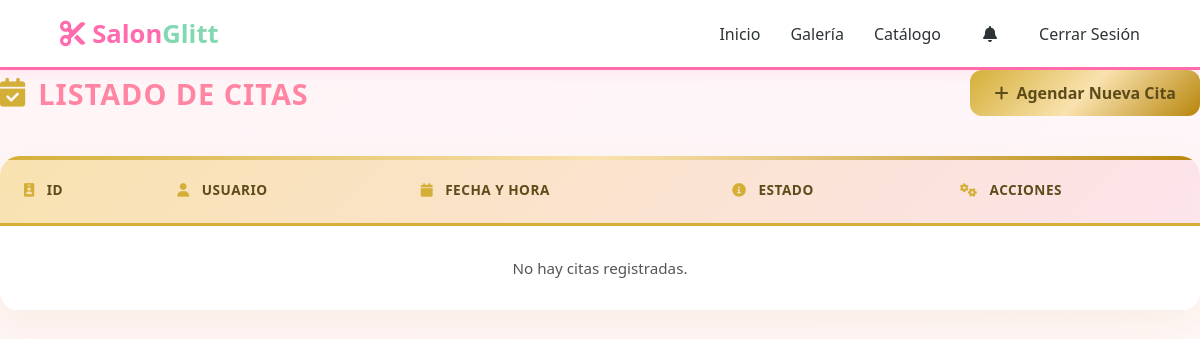
The page /Citas/citas (signed in) on the database as committed earlier.
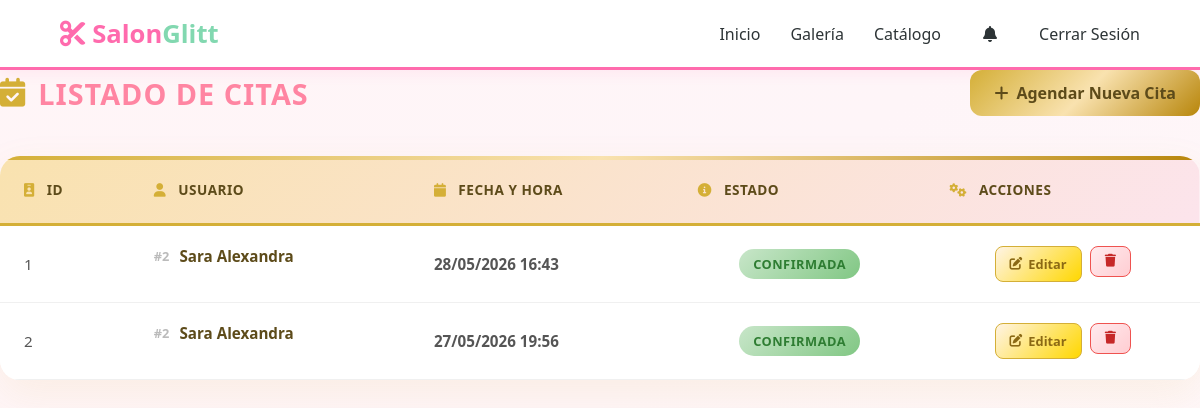
The same page on the database as committed later.
### app/models/citas.py (models this page shows, shortened)
class Citas(db.Model, UserMixin):
    __tablename__ = 'citas'
    idcitas = db.Column(db.Integer, primary_key=True)
    fechahora = db.Column(db.DateTime, nullable=False)
    estado = db.Column(db.String(100), nullable=False)
    servicio = db.Column(db.String(150), nullable=True)
    idusuario = db.Column(db.Integer, db.ForeignKey('usuario.idusuario'), nullable=False)
    cliente = db.relationship('User', back_populates='citas')
    servicios = db.relationship('Servicio', back_populates='citas', uselist=False)

### app/models/usuario.py (models this page shows, shortened)
class User(db.Model, UserMixin):
    __tablename__='usuario'
    idusuario = db.Column(db.Integer, primary_key=True)
    nombreuser = db.Column(db.String(100), unique=True, nullable=False)
    email = db.Column(db.String(100), unique=True, nullable=False)
    password_hash = db.Column(db.String(250), nullable=False)
    telefono = db.Column(db.String(20), nullable=True)
    rol = db.Column(db.String(20), nullable=False, default='cliente')
    citas = db.relationship('Citas', back_populates='cliente', lazy=True)
    perfil = db.relationship('Perfil', back_populates='usuario', uselist=False)
    agenda = db.relationship('Agenda', back_populates='usuario')
    recordatorios = db.relationship('Recordatorios', back_populates='cliente', lazy=True)
    notificaciones = db.relationship('Notificacion', back_populates='usuario', lazy=True)
    bloqueos = db.relationship('Bloqueo', back_populates='usuario', lazy=True)

### app/routes/citas_route.py (the view)
@bp.route('/citas')
@login_required
def listar_citas():
    todas_las_citas = Citas.query.all()
    return render_template('citas/index.html', citas=todas_las_citas)

### app/templates/citas/index.html (shortened to what this page needs)
{% extends "base.html" %}
{% block body_class %}appointments-page{% endblock %}
{% block extra_css %}
<link rel="stylesheet" href="{{ url_for('static', filename='css/citas_lista.css') }}">
{% endblock %}
{% block content %}
<div class="container py-5">
    <div class="page-header">
        <h2 class="page-title"><i class="fas fa-calendar-check"></i> Listado de Citas</h2>
        <a href="{{ url_for('citas.nueva_cita') }}" class="btn btn-gold">
            <i class="fas fa-plus"></i> Agendar Nueva Cita
        </a>
    </div>
    <div class="card-table">
        <div class="table-wrapper">
            <table class="luxury-table">
                <thead>
                    <tr>
                        <th><i class="fas fa-id-badge"></i> ID</th>
                        <th><i class="fas fa-user"></i> Usuario</th>
                        <th><i class="fas fa-calendar"></i> Fecha y Hora</th>
                        <th><i class="fas fa-info-circle"></i> Estado</th>
                        <th><i class="fas fa-cogs"></i> Acciones</th>
                    </tr>
                </thead>
                <tbody>
                    {% for cita in citas %}
                    <tr>
                        <td class="id-cell">{{ cita.idcitas }}</td>
                        <td class="user-cell">
                            <span class="user-id">#{{ cita.cliente.idusuario }}</span>
                            <span class="user-name">{{ cita.cliente.nombreuser }}</span>
                        </td>
                        <td class="datetime-cell"><strong>{{ cita.fechahora.strftime('%d/%m/%Y %H:%M') if cita.fechahora else '' }}</strong></td>
                        <td class="status-cell">
                            {% if cita.estado == 'Pendiente' %}
                                <span class="badge-status pending">Pendiente</span>
                            {% elif cita.estado == 'Confirmada' %}
                                <span class="badge-status confirmed">Confirmada</span>
                            {% else %}
                                <span class="badge-status">{{ cita.estado }}</span>
                            {% endif %}
                        </td>
                        <td class="actions-cell">
                            <div class="btn-group">
                                <a href="{{ url_for('citas.editar_cita', id=cita.idcitas) }}" class="btn-action edit" title="Editar">
                                    <i class="fas fa-edit"></i> Editar
                                </a>
                                <form action="{{ url_for('citas.eliminar_cita', id=cita.idcitas) }}" method="POST" class="d-inline">
                                    <button type="submit" class="btn-action delete" onclick="return confirm('¿Eliminar esta cita?')" title="Eliminar">
                                        <i class="fas fa-trash"></i>
                                    </button>
                                </form>
                            </div>
                        </td>
                    </tr>
                    {% else %}
                    <tr>
                        <td colspan="5" class="empty-message">No hay citas registradas.</td>
                    </tr>
                    {% endfor %}
                </tbody>
            </table>
        </div>
    </div>
</div>
{% endblock %}

### app/templates/base.html (shortened to what this page needs)
<!DOCTYPE html>
<html lang="es">
<head>
    <link rel="stylesheet" href="https://cdnjs.cloudflare.com/ajax/libs/font-awesome/6.0.0/css/all.min.css">
    <link rel="stylesheet" href="{{ url_for('static', filename='css/style.css') }}?v=20260525">
    {% block extra_css %}{% endblock %}
</head>
<body class="{% block body_class %}{% endblock %}">
    <header class="main-header">
        <nav class="nav-container">
            <div class="nav-logo">
             <a href="{{ url_for('user.inicio') }}">
                    <i class="fas fa-scissors"></i> Salon<span>Glitt</span>
                </a>
            </div>
            <ul class="nav-links">
                <li><a href="{{ url_for('user.inicio') }}">Inicio</a></li>
                {% if current_user.is_authenticated %}
                    {% if current_user.rol == 'admin' %}
                    <li><a href="{{ url_for('galeria.index') }}">Galería</a></li>
                    <li><a href="{{ url_for('catalogo.index') }}">Catálogo</a></li>
                    <li><a href="{{ url_for('bloqueos.index') }}">Bloqueos</a></li>
                    <li><a href="{{ url_for('frases.editar') }}">Frases Motivadoras</a></li>
                    {% else %}
                    <li><a href="{{ url_for('galeria.ver_galeria') }}">Galería</a></li>
                    <li><a href="{{ url_for('catalogo.ver_catalogo') }}">Catálogo</a></li>
                    {% endif %}
                    <li>
                        <a href="{{ url_for('notificaciones.index') }}" class="nav-notif-link">
                            <i class="fas fa-bell"></i>
                            {% set no_leidas = current_user.notificaciones|selectattr('leida', 'equalto', false)|list %}
                        </a>
                    </li>
                    <li><a href="{{ url_for('auth.logout') }}">Cerrar Sesión</a></li>
                {% else %}
                    <li><a href="{{ url_for('auth.login') }}" class="btn-login">Iniciar Sesión</a></li>
                {% endif %}
            </ul>
        </nav>
    </header>
    <main class="content-wrapper">
        {% block content %}{% endblock %}
    </main>
</body>
</html>

### app/static/css/style.css (style rules this page uses)
:root { --primary-color: #ff6bad; --secondary-color: #f8a5c2; --accent-color: #82d8b0; --dark-text: #2d3436; --light-bg: #fff5f8; --white: #ffffff; }
* { margin: 0; padding: 0; box-sizing: border-box; }
html, body { height: 100%; font-family: 'Segoe UI', Tahoma, Geneva, Verdana, sans-serif; background-color: var(--light-bg); color: var(--dark-text); }
.nav-container { background: var(--white); padding: 1rem 5%; display: flex; justify-content: space-between; align-items: center; box-shadow: 0 4px 12px rgba(255, 107, 173, 0.1); border-bottom: 3px solid var(--primary-color); }
.nav-logo a { text-decoration: none; font-size: 1.6rem; font-weight: 800; color: var(--primary-color); }
.nav-logo span { color: var(--accent-color); }
.nav-links { list-style: none; display: flex; gap: 30px; align-items: center; }
.nav-links a { text-decoration: none; color: var(--dark-text); font-weight: 500; transition: 0.3s; }
.nav-notif-link { position: relative; display: inline-flex; align-items: center; padding: 8px 12px; }

Rows that differ between the two databases and show on the page:
added Citas: idcitas "1", cliente.idusuario "2", cliente.nombreuser "Sara Alexandra", fechahora "28/05/2026 16:43", estado "CONFIRMADA"
added Citas: idcitas "2", cliente.idusuario "2", cliente.nombreuser "Sara Alexandra", fechahora "27/05/2026 19:56", estado "CONFIRMADA"
Other text that changed with them:
text no longer shown: "No hay citas registradas."
